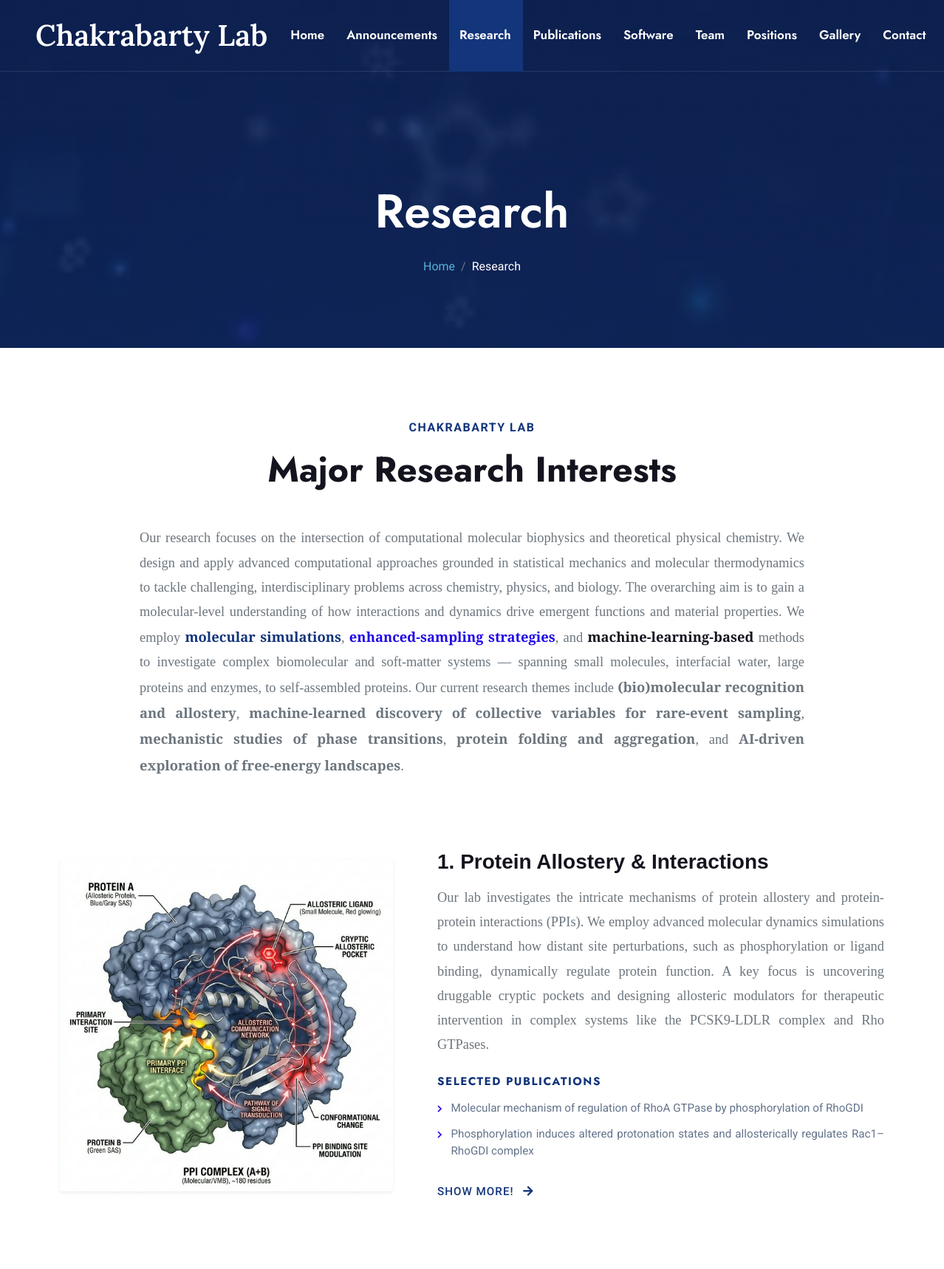
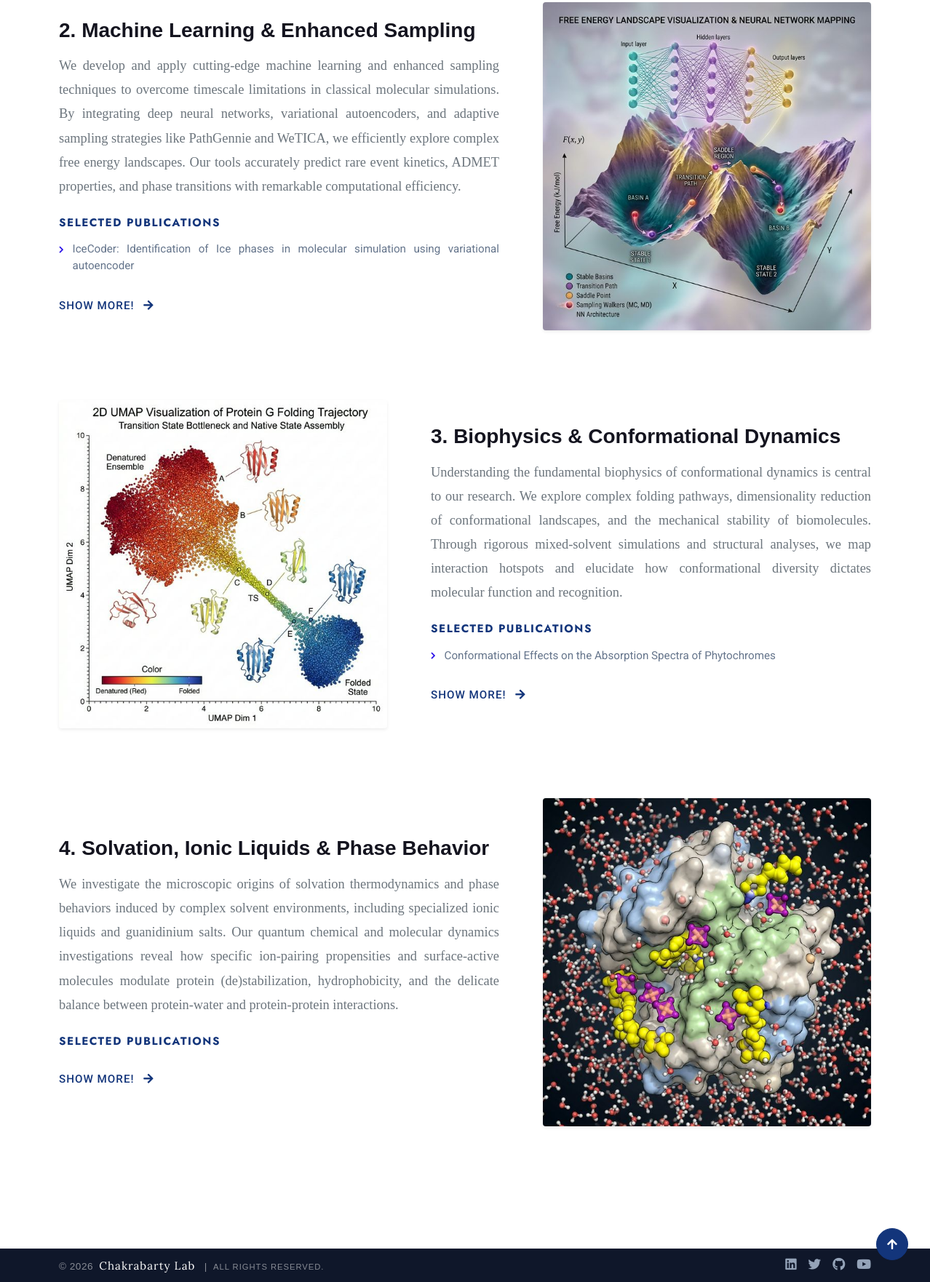
Screenshot of /research with the database file from the repository (2 pictures, top to bottom).
### home/models.py (models this page shows, shortened)
class Research(models.Model):
    title = models.CharField(max_length=100)
    image = models.ImageField(upload_to="images/")
    description = models.TextField(max_length=10000)
    content = CKEditor5Field("Text", config_name="extends")
    my_order = models.PositiveIntegerField(default=0)
    selected_publications = models.ManyToManyField(Publication, blank=True, related_name='research_topics')
    class Meta:
        ordering = ["my_order"]
        verbose_name_plural = "Research"

class Publication(models.Model):
    title = models.CharField(max_length=1000)
    year = models.PositiveIntegerField(
        default=current_year,
        validators=[MinValueValidator(2005), max_value_current_year],
    )
    authors = models.CharField(max_length=200)
    journal = models.TextField()
    link = models.URLField()
    created_at = models.DateTimeField(auto_now_add=True)

### home/views.py (the view)
# urls.py: path("research", views.research, name="research"),
def research(request):
    research = Research.objects.prefetch_related("publication_research_set")
    for r in research:
        r.publication = [p.link for p in r.publication_research_set.all()]
    if sync:
        text = render(request, "home/research.html", {"research": research})
        with open("research.html", "wb") as f:
            f.write(text.content)
        return text
    return render(request, "home/research.html", {"research": research})

### home/templates/home/research.html (shortened to what this page needs)
{% extends "home/base.html" %}
{% load static %}
{% block content %}
    <div class="container-fluid bg-research">
        <div class="container text-center py-5" style="max-width: 900px;">
            <h1 class="text-white display-3 mb-4">Research</h1>
                <ol class="breadcrumb justify-content-center mb-0">
                    <li class="breadcrumb-item"><a href="{% url 'home' %}">Home</a></li>
                    <li class="breadcrumb-item active text-white">Research</li>
                </ol>
        </div>
    </div>
<div class="container-fluid py-5" style="background-color: #ffffff;">
    <div class="container py-4 mt-4">
        <div class="mx-auto" style="max-width: 900px;">
            <div class="text-center mb-5">
                <span class="text-primary text-uppercase fw-bold mb-3" style="letter-spacing: 1.5px; display: block;">Chakrabarty Lab</span>
                <h2 class="display-5 text-dark fw-bold mb-4">Major Research Interests</h2>
            </div>
            <p class="mb-5 text-muted" style="font-family: 'Crimson Text', serif; font-size: 1.15rem; line-height: 1.8; text-align: justify;">
                Our research focuses on the intersection of computational molecular
                biophysics and theoretical physical chemistry. We design and apply
                advanced computational approaches grounded in statistical mechanics and
                molecular thermodynamics to tackle challenging, interdisciplinary
                problems across chemistry, physics, and biology. The overarching aim is
                to gain a molecular-level understanding of how interactions and dynamics
                drive emergent functions and material properties. We employ
                <span class="fw-bold" style="color: var(--bs-primary);">molecular simulations</span>,
                <span class="fw-bold" style="color: var(--bs-secondary);">enhanced-sampling strategies</span>,
                and
                <span class="fw-bold text-dark">machine-learning-based</span> methods
                to investigate complex biomolecular and soft-matter systems — spanning
                small molecules, interfacial water, large proteins and enzymes, to
                self-assembled proteins. Our current research themes include
                <b>(bio)molecular recognition and allostery</b>,
                <b>machine-learned discovery of collective variables for rare-event sampling</b>,
                <b>mechanistic studies of phase transitions</b>,
                <b>protein folding and aggregation</b>, and
                <b>AI-driven exploration of free-energy landscapes</b>.
            </p>
        </div>
        <div class="mt-5 pt-5">
            {% for x in research %}
            <div class="row align-items-center research-topic-row">
                {% if forloop.counter|divisibleby:2 %}
                <div class="col-lg-5 mb-4 mb-lg-0 order-lg-2">
                    <div class="research-img-wrapper shadow-sm rounded-4">
                        {% if x.image %}
                        <img src="{{ x.image.url }}" alt="{{ x.title }}">
                        {% endif %}
                    </div>
                </div>
                <div class="col-lg-7 pe-lg-5 order-lg-1">
                {% else %}
                <div class="col-lg-5 mb-4 mb-lg-0">
                    <div class="research-img-wrapper shadow-sm rounded-4">
                        {% if x.image %}
                        <img src="{{ x.image.url }}" alt="{{ x.title }}">
                        {% endif %}
                    </div>
                </div>
                <div class="col-lg-7 ps-lg-5">
                {% endif %}
                    <h3 class="fw-bold text-dark mb-3" style="font-family: 'Poppins', sans-serif;">{{ forloop.counter }}. {{ x.title }}</h3>
                    <p class="mb-3 text-muted" style="font-family: 'Crimson Text', serif; font-size: 1.15rem; line-height: 1.8; text-align: justify;">
                        {{ x.description|safe }}
                    </p>
                    <h5 class="text-primary text-uppercase fw-bold mt-4 mb-3" style="letter-spacing: 1.5px; font-size: 0.95rem;">Selected Publications</h5>
                    <ul class="list-unstyled">
                        {% for pub in x.selected_publications.all %}
                        <li class="publication-list-item">
                            <i class="fa fa-chevron-right"></i>
                            <span>
                                {% if pub.link %}
                                <a href="{{ pub.link }}" target="_blank" rel="noopener noreferrer" style="color: inherit; text-decoration: none;" class="pub-link-hover">{{ pub.title }}</a>
                                {% else %}
                                {{ pub.title }}
                                {% endif %}
                            </span>
                        </li>
                        {% endfor %}
                    </ul>
                    <a href="{% url 'research_detail' x.id %}" class="read-more-link mt-3 d-inline-block">
                        Show more! <i class="fa fa-arrow-right"></i>
                    </a>
                </div>
            </div>
            {% endfor %}
        </div>
    </div>
</div>
{% endblock %}

### static/css/style.css (style rules this page uses)
.bg-research { background: linear-gradient(rgba(19, 53, 123, 0.5), rgba(19, 53, 123, 0.5)), url(../img/research.webp); background-position: center center; background-repeat: no-repeat; background-size: cover; background-attachment: fixed; padding: 200px 0 50px 0; }
.bg-research .breadcrumb-item a { color: #54b3d6 !important; }
a { color: #0c2e8a; text-decoration: none; }

### home/templates/home/research.html (style rules this page uses)
.research-topic-row { margin-bottom: 6rem; }
.research-img-wrapper { overflow: hidden; border-radius: 4px; }
.research-img-wrapper img { transition: transform 0.8s cubic-bezier(0.25, 0.46, 0.45, 0.94); width: 100%; height: 100%; object-fit: cover; min-height: 350px; }
.read-more-link { font-family: var(--bs-body-font-family); font-weight: 500; font-size: 0.95rem; text-transform: uppercase; letter-spacing: 1px; color: var(--bs-primary); text-decoration: none; display: inline-flex; align-items: center; transition: all 0.3s ease; }
.read-more-link i { margin-left: 8px; transition: transform 0.3s ease; }
.publication-list-item { font-size: 0.95rem; line-height: 1.5; color: #64748b; margin-bottom: 0.75rem; display: flex; align-items: flex-start; text-align: justify; }
.publication-list-item i { font-size: 0.65rem; color: var(--bs-secondary); margin-top: 0.4rem; margin-right: 0.75rem; }

### rows the page displays
Research: image (picture), title "Protein Allostery & Interactions", description "Our lab investigates the intricate mechanisms of protein allostery and protein-protein interactions (PPIs). We employ advanced molecular dynamics simulations to understand how distant site perturbations, such as phosphorylation or ligand binding, dynamically regulate protein function. A key focus is uncovering druggable cryptic pockets and designing allosteric modulators for therapeutic intervention in complex systems like the PCSK9-LDLR complex and Rho GTPases."
Publication: title "Molecular mechanism of regulation of RhoA GTPase by phosphorylation of RhoGDI"
Publication: title "Phosphorylation induces altered protonation states and allosterically regulates Rac1–RhoGDI complex"
Research: image (picture), title "Machine Learning & Enhanced Sampling", description "We develop and apply cutting-edge machine learning and enhanced sampling techniques to overcome timescale limitations in classical molecular simulations. By integrating deep neural networks, variational autoencoders, and adaptive sampling strategies like PathGennie and WeTICA, we efficiently explore complex free energy landscapes. Our tools accurately predict rare event kinetics, ADMET properties, and phase transitions with remarkable computational efficiency."
Publication: title "IceCoder: Identification of Ice phases in molecular simulation using variational autoencoder"
Research: image (picture), title "Biophysics & Conformational Dynamics", description "Understanding the fundamental biophysics of conformational dynamics is central to our research. We explore complex folding pathways, dimensionality reduction of conformational landscapes, and the mechanical stability of biomolecules. Through rigorous mixed-solvent simulations and structural analyses, we map interaction hotspots and elucidate how conformational diversity dictates molecular function and recognition."
Publication: title "Conformational Effects on the Absorption Spectra of Phytochromes"
Research: image (picture), title "Solvation, Ionic Liquids & Phase Behavior", description "We investigate the microscopic origins of solvation thermodynamics and phase behaviors induced by complex solvent environments, including specialized ionic liquids and guanidinium salts. Our quantum chemical and molecular dynamics investigations reveal how specific ion-pairing propensities and surface-active molecules modulate protein (de)stabilization, hydrophobicity, and the delicate balance between protein-water and protein-protein interactions."
